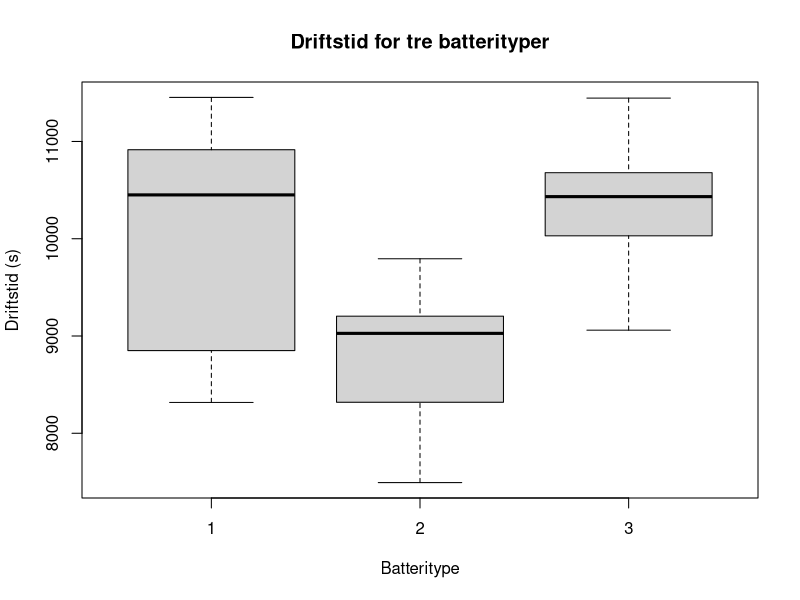

Write R code to recreate this figure.

## Opgave om batterier til et eksoskelet
## Parallelt boksplot

D = read.table("K2/eksoskelet_batterier.csv", header=TRUE, sep=";")

Driftstid = D$Driftstid
Batteritype = D$Batteritype

## a. Middelv�rdi og standardafvigelse af alle data
y_streg = mean(Driftstid)
std = sd(Driftstid)

## b. Middelv�rdi og standardafvigelse for hver batteritype
# Data kan opdeles for hver batteritype: 
y_streg_1 = mean(Driftstid[1:5])
# o.s.v.
# Alternativt kan man benytte R-funtionen aggregate: 
y_streg_type = aggregate(x = Driftstid,            # Hvilke data skal der beregnes p�?
                         by = list(Batteritype),   # Liste over grupperingen
                         FUN = mean)               # Funktionen, der skal bruges
y_streg_type
# Tilsvarende hvor vi beregner standardafvigelse for hver batteritype: 
std_type = aggregate(x = Driftstid, by = list(Batteritype), FUN = sd)
std_type

## c. Parallelt boksplot
boxplot(Driftstid ~ Batteritype,
        main="Driftstid for tre batterityper",
        xlab="Batteritype",
        ylab="Driftstid (s)"
        )

